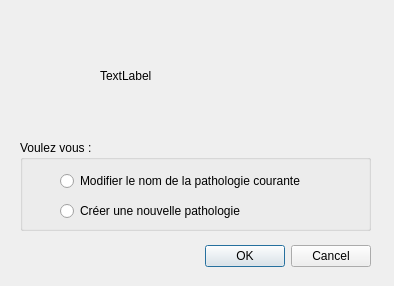
<?xml version="1.0" encoding="UTF-8"?>
<ui version="4.0">
 <class>Dialog</class>
 <widget class="QDialog" name="Dialog">
  <property name="geometry">
   <rect>
    <x>0</x>
    <y>0</y>
    <width>394</width>
    <height>286</height>
   </rect>
  </property>
  <property name="windowTitle">
   <string>Edition de Pathologies</string>
  </property>
  <property name="windowIcon">
   <iconset resource="resources.qrc">
    <normaloff>:/newPrefix/images/icone.png</normaloff>:/newPrefix/images/icone.png</iconset>
  </property>
  <widget class="QDialogButtonBox" name="buttonBox">
   <property name="geometry">
    <rect>
     <x>30</x>
     <y>240</y>
     <width>341</width>
     <height>32</height>
    </rect>
   </property>
   <property name="orientation">
    <enum>Qt::Horizontal</enum>
   </property>
   <property name="standardButtons">
    <set>QDialogButtonBox::Cancel|QDialogButtonBox::Ok</set>
   </property>
  </widget>
  <widget class="QLabel" name="label_icone">
   <property name="geometry">
    <rect>
     <x>20</x>
     <y>30</y>
     <width>51</width>
     <height>51</height>
    </rect>
   </property>
   <property name="text">
    <string/>
   </property>
   <property name="pixmap">
    <pixmap resource="resources.qrc">:/newPrefix/images/warning.png</pixmap>
   </property>
   <property name="scaledContents">
    <bool>true</bool>
   </property>
  </widget>
  <widget class="QLabel" name="label_text">
   <property name="geometry">
    <rect>
     <x>100</x>
     <y>30</y>
     <width>281</width>
     <height>91</height>
    </rect>
   </property>
   <property name="text">
    <string>TextLabel</string>
   </property>
  </widget>
  <widget class="QGroupBox" name="groupBox">
   <property name="geometry">
    <rect>
     <x>20</x>
     <y>140</y>
     <width>351</width>
     <height>91</height>
    </rect>
   </property>
   <property name="title">
    <string>Voulez vous :</string>
   </property>
   <widget class="QRadioButton" name="radioButton_update">
    <property name="geometry">
     <rect>
      <x>40</x>
      <y>30</y>
      <width>301</width>
      <height>22</height>
     </rect>
    </property>
    <property name="text">
     <string>Modifier le nom de la pathologie courante</string>
    </property>
   </widget>
   <widget class="QRadioButton" name="radioButton_add">
    <property name="geometry">
     <rect>
      <x>40</x>
      <y>60</y>
      <width>301</width>
      <height>22</height>
     </rect>
    </property>
    <property name="text">
     <string>Créer une nouvelle pathologie</string>
    </property>
   </widget>
  </widget>
 </widget>
 <resources>
  <include location="resources.qrc"/>
 </resources>
 <connections>
  <connection>
   <sender>buttonBox</sender>
   <signal>accepted()</signal>
   <receiver>Dialog</receiver>
   <slot>accept()</slot>
   <hints>
    <hint type="sourcelabel">
     <x>248</x>
     <y>254</y>
    </hint>
    <hint type="destinationlabel">
     <x>157</x>
     <y>274</y>
    </hint>
   </hints>
  </connection>
  <connection>
   <sender>buttonBox</sender>
   <signal>rejected()</signal>
   <receiver>Dialog</receiver>
   <slot>reject()</slot>
   <hints>
    <hint type="sourcelabel">
     <x>316</x>
     <y>260</y>
    </hint>
    <hint type="destinationlabel">
     <x>286</x>
     <y>274</y>
    </hint>
   </hints>
  </connection>
 </connections>
</ui>
